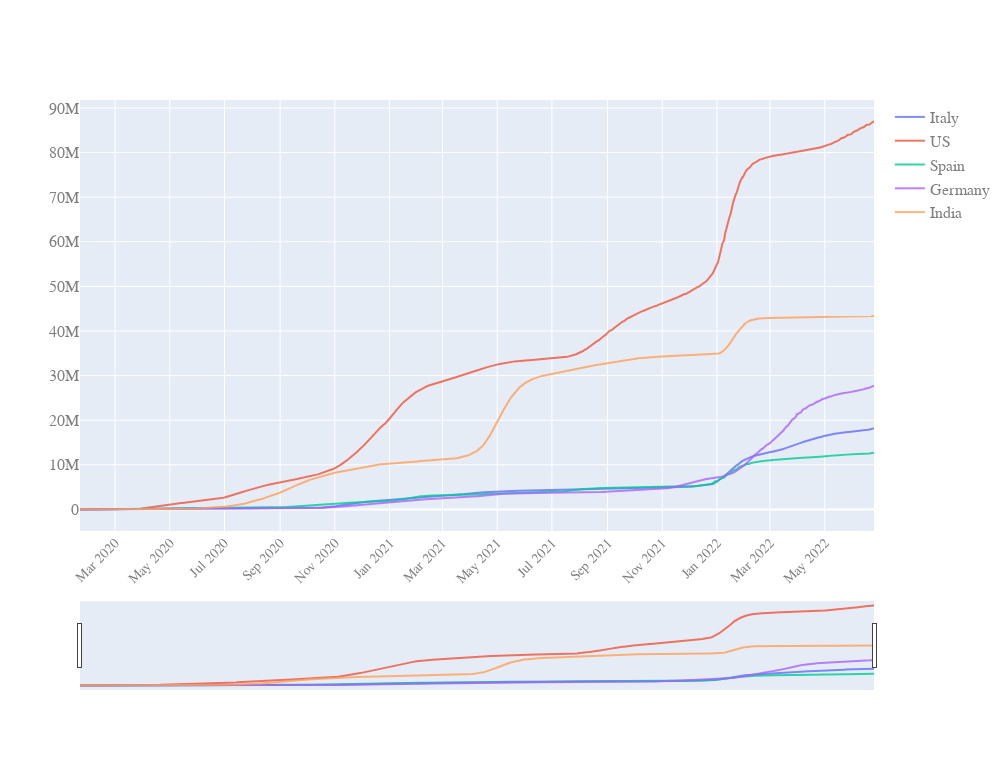

Notebook code for this chart:
### Code cell
quick_plot(df_analyse.date,
          df_analyse.iloc[:,1:],
          y_scale= 'linear',
          slider = True)

### Figure 1 — Plotly figure (JSON) as saved in the notebook; plotly's stock layout.template omitted (floating-point values rounded to 4 significant figures; data arrays with more than 128 entries replaced by an {"elided": "..."} marker saying what was removed)
{"data": [{"name": "Italy", "opacity": 0.8, "type": "scatter", "x": {"elided": "886 str values"}, "y": {"elided": "886 int values"}}, {"name": "US", "opacity": 0.8, "type": "scatter", "x": {"elided": "886 str values"}, "y": {"elided": "886 int values"}}, {"name": "Spain", "opacity": 0.8, "type": "scatter", "x": {"elided": "886 str values"}, "y": {"elided": "886 int values"}}, {"name": "Germany", "opacity": 0.8, "type": "scatter", "x": {"elided": "886 str values"}, "y": {"elided": "886 int values"}}, {"name": "India", "opacity": 0.8, "type": "scatter", "x": {"elided": "886 str values"}, "y": {"elided": "886 int values"}}], "layout": {"autosize": true, "font": {"color": "#7f7f7f", "family": "PT Sans, monospace", "size": 16}, "height": 770, "width": 1007, "xaxis": {"nticks": 20, "rangeslider": {"visible": true}, "tickangle": -45, "tickfont": {"color": "#7f7f7f", "size": 14}}, "yaxis": {"type": "linear"}}}
